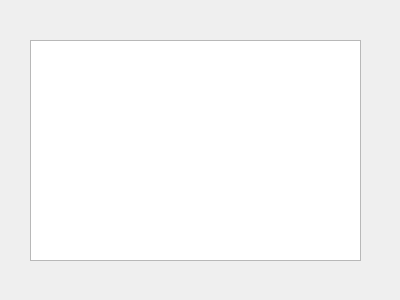
<?xml version="1.0" encoding="UTF-8"?>
<ui version="4.0">
 <class>info</class>
 <widget class="QDialog" name="info">
  <property name="geometry">
   <rect>
    <x>0</x>
    <y>0</y>
    <width>400</width>
    <height>300</height>
   </rect>
  </property>
  <property name="windowTitle">
   <string>Dialog</string>
  </property>
  <widget class="QTextEdit" name="infotext">
   <property name="geometry">
    <rect>
     <x>30</x>
     <y>40</y>
     <width>331</width>
     <height>221</height>
    </rect>
   </property>
  </widget>
 </widget>
 <resources/>
 <connections/>
</ui>
